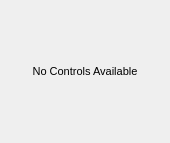
<?xml version="1.0" encoding="UTF-8"?>
<ui version="4.0">
 <class>DataTestModuleWidget</class>
 <widget class="QWidget" name="DataTestModuleWidget">
  <property name="geometry">
   <rect>
    <x>0</x>
    <y>0</y>
    <width>170</width>
    <height>143</height>
   </rect>
  </property>
  <property name="sizePolicy">
   <sizepolicy hsizetype="Expanding" vsizetype="Expanding">
    <horstretch>0</horstretch>
    <verstretch>0</verstretch>
   </sizepolicy>
  </property>
  <property name="font">
   <font>
    <pointsize>8</pointsize>
   </font>
  </property>
  <property name="windowTitle">
   <string>Skeleton Controls</string>
  </property>
  <layout class="QVBoxLayout" name="verticalLayout">
   <property name="spacing">
    <number>4</number>
   </property>
   <property name="leftMargin">
    <number>0</number>
   </property>
   <property name="topMargin">
    <number>0</number>
   </property>
   <property name="rightMargin">
    <number>0</number>
   </property>
   <property name="bottomMargin">
    <number>0</number>
   </property>
   <item>
    <widget class="QLabel" name="label">
     <property name="text">
      <string>No Controls Available</string>
     </property>
     <property name="alignment">
      <set>Qt::AlignCenter</set>
     </property>
    </widget>
   </item>
  </layout>
 </widget>
 <resources/>
 <connections/>
</ui>
